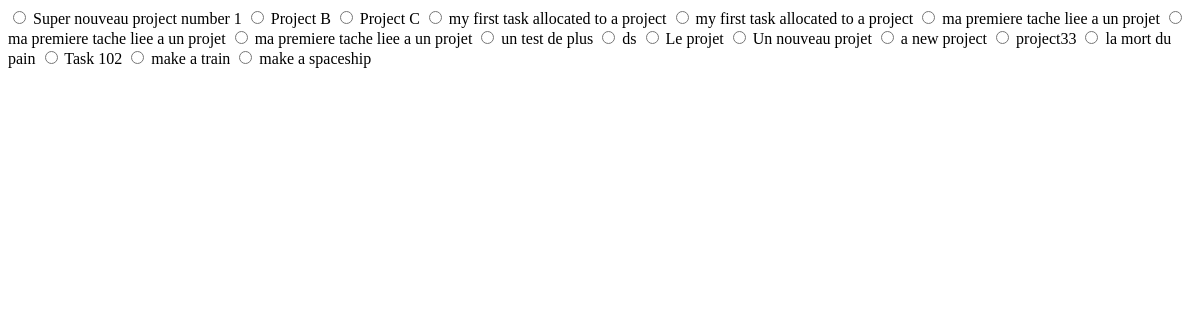
Page /search/results/ on the earlier database version.
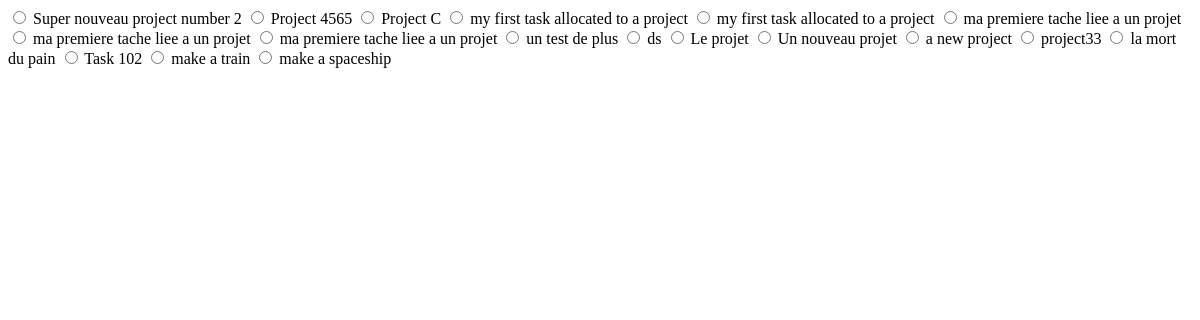
Same page on the later database version.
### tasks/models.py (models this page shows, shortened)
class Projects(models.Model):
    PRIORITIES = [
        ("A", "A"),
        ("B", "B"),
        ("C", "C"),
        ("D", "D"),
    ]
    STATUSES = [
        ("Co", "Completed"),
        ("Cn", "Cancelled"),
        ("De", "Delegated"),
        ("Ip", "In Process"),
        ("Ns", "Not Started"),
        ("Wa", "Wait for"),
    ]
    project_priority = models.CharField(max_length=1, choices=PRIORITIES, null=True, blank=True)
    project_status = models.CharField(max_length=2, choices=STATUSES)
    project_complete = models.BooleanField(default=False)
    project_name = models.CharField(max_length=200)
    project_deadline = models.DateField(null=True, blank=True)

### tasks/views.py (the view)
# urls.py: path('search/results/', views.project_filter_results_view, name='project_filter_results_view'),
def project_filter_results_view(request):
    query = request.GET.get('search', '')
    form = NewTaskOrganizerTaskForm()
    project = form.fields['parent'].queryset
    if query:
        project = project.filter(project_name__icontains=query)
    else:
        project = form.fields['parent'].queryset
    context = {'project': project, 'count': project.count(), 'form':form}
    return render(request, 'tasks/project_filter_results.html', context)

### tasks/forms.py
class NewTaskOrganizerTaskForm(forms.ModelForm):
    class Meta:
        model = Tasks
        widgets = {'deadline' : DateInput(),'parent':forms.RadioSelect()}
        fields = ['priority', 'name', 'deadline', 'context', 'effort', 'parent', 'new_task']
    def __init__(self, *args, **kwargs):
        super().__init__(*args, **kwargs)
        self.fields['effort'].widget.attrs['placeholder'] = 'time'

### tasks/templates/tasks/project_filter_results.html (shortened to what this page needs)
{% for p in project %}
<label class="nto-prj-btn-field w-radio">
    <input type="radio" id='{{p.pk}}' name="parent" value="{{p.pk}}" class="w-form-formradioinput w-radio-input">
    <span class="project-list-txt w-form-label" for="{{p.pk}}">{{p.project_name}}</span>
</label>
{% endfor %}

Differences in the rows shown:
changed Projects: parent "☐ Super nouveau project number 1" → "☐ Super nouveau project number 2"; project_name "Super nouveau project number 1" → "Super nouveau project number 2"
changed Projects: parent "☐ Project B" → "☐ Project 4565"; project_name "Project B" → "Project 4565"
